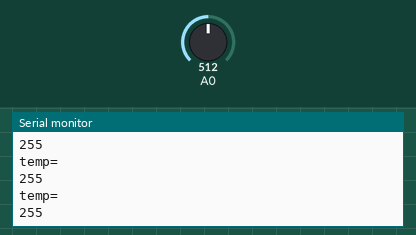
A sketch run on a simulated Arduino Uno, built with avr-gcc and run on an emulated ATmega328P. Parts: the last lines printed to the serial monitor. Inputs (shaded band) come from the test bench; at power-on: A0 = 512.

Above: at 1.3 s.
1.4 s: A0 set to 716
At 1.81 s:
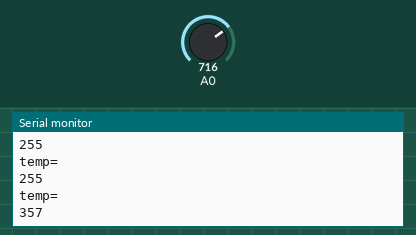
2.9 s: A0 set to 900
At 3.31 s:
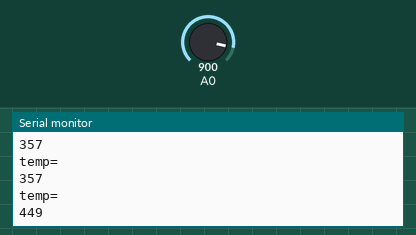
Timing chart, 0 to 5.9 s (numbered marks = the images above; inputs shaded):
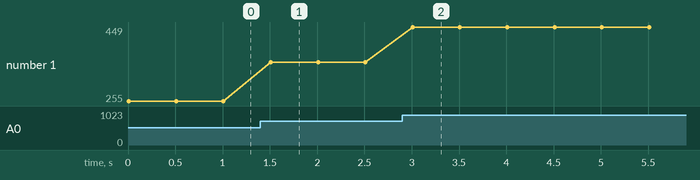

The sketch:

sketch_jun20b.ino
```cpp
void setup() {
  // put your setup code here, to run once:
Serial.begin(9600);
}

void loop() {
  // put your main code here, to run repeatedly:
int a;
a=analogRead(A0);
Serial.println("temp=");
Serial.println((a/2)-1);
delay(500);
}
```

Measured:
- after the input at 1.4 s, the serial monitor: prints a new line after 0.11 s (image 1)
- after the input at 2.9 s, the serial monitor: prints a new line after 0.11 s (image 2)
- plotted number 1: 255 → 357 after the input at 1.4 s, 357 → 449 after the input at 2.9 s
